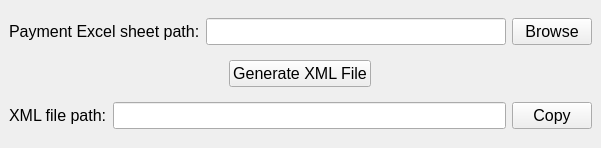
<?xml version="1.0" encoding="UTF-8"?>
<ui version="4.0">
 <class>MainWindow</class>
 <widget class="QMainWindow" name="MainWindow">
  <property name="geometry">
   <rect>
    <x>0</x>
    <y>0</y>
    <width>601</width>
    <height>148</height>
   </rect>
  </property>
  <property name="font">
   <font>
    <pointsize>12</pointsize>
   </font>
  </property>
  <property name="windowTitle">
   <string>MainWindow</string>
  </property>
  <widget class="QWidget" name="centralwidget">
   <layout class="QGridLayout" name="gridLayout">
    <item row="0" column="0" colspan="3">
     <layout class="QHBoxLayout" name="horizontalLayout">
      <item>
       <widget class="QLabel" name="label">
        <property name="text">
         <string>Payment Excel sheet path:</string>
        </property>
       </widget>
      </item>
      <item>
       <widget class="QLineEdit" name="excel_path_input"/>
      </item>
      <item>
       <widget class="QPushButton" name="browse_button">
        <property name="text">
         <string>Browse</string>
        </property>
       </widget>
      </item>
     </layout>
    </item>
    <item row="1" column="0">
     <spacer name="horizontalSpacer">
      <property name="orientation">
       <enum>Qt::Horizontal</enum>
      </property>
      <property name="sizeHint" stdset="0">
       <size>
        <width>40</width>
        <height>20</height>
       </size>
      </property>
     </spacer>
    </item>
    <item row="1" column="1">
     <widget class="QPushButton" name="generate_xml_button">
      <property name="text">
       <string>Generate XML File</string>
      </property>
     </widget>
    </item>
    <item row="1" column="2">
     <spacer name="horizontalSpacer_2">
      <property name="orientation">
       <enum>Qt::Horizontal</enum>
      </property>
      <property name="sizeHint" stdset="0">
       <size>
        <width>215</width>
        <height>20</height>
       </size>
      </property>
     </spacer>
    </item>
    <item row="2" column="0" colspan="3">
     <layout class="QHBoxLayout" name="horizontalLayout_2">
      <item>
       <widget class="QLabel" name="label_2">
        <property name="text">
         <string>XML file path:</string>
        </property>
       </widget>
      </item>
      <item>
       <widget class="QLineEdit" name="xml_file_save_path"/>
      </item>
      <item>
       <widget class="QPushButton" name="copy_button">
        <property name="text">
         <string>Copy</string>
        </property>
       </widget>
      </item>
     </layout>
    </item>
   </layout>
  </widget>
 </widget>
 <resources/>
 <connections/>
</ui>
